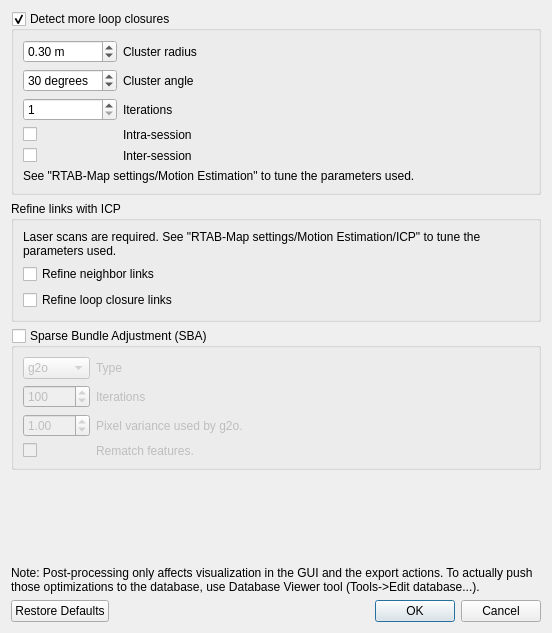
<?xml version="1.0" encoding="UTF-8"?>
<ui version="4.0">
 <class>PostProcessingDialog</class>
 <widget class="QDialog" name="PostProcessingDialog">
  <property name="geometry">
   <rect>
    <x>0</x>
    <y>0</y>
    <width>552</width>
    <height>633</height>
   </rect>
  </property>
  <property name="windowTitle">
   <string>Post-Processing</string>
  </property>
  <property name="windowIcon">
   <iconset resource="../GuiLib.qrc">
    <normaloff>:/images/RTAB-Map.ico</normaloff>:/images/RTAB-Map.ico</iconset>
  </property>
  <layout class="QVBoxLayout" name="verticalLayout_3">
   <item>
    <widget class="QGroupBox" name="detectMoreLoopClosures">
     <property name="title">
      <string>Detect more loop closures</string>
     </property>
     <property name="checkable">
      <bool>true</bool>
     </property>
     <layout class="QVBoxLayout" name="verticalLayout">
      <item>
       <layout class="QGridLayout" name="gridLayout" columnstretch="0,1">
        <item row="1" column="0">
         <widget class="QDoubleSpinBox" name="clusterAngle">
          <property name="suffix">
           <string> degrees</string>
          </property>
          <property name="decimals">
           <number>0</number>
          </property>
          <property name="minimum">
           <double>0.000000000000000</double>
          </property>
          <property name="maximum">
           <double>180.000000000000000</double>
          </property>
          <property name="value">
           <double>30.000000000000000</double>
          </property>
         </widget>
        </item>
        <item row="0" column="0">
         <widget class="QDoubleSpinBox" name="clusterRadius">
          <property name="suffix">
           <string> m</string>
          </property>
          <property name="minimum">
           <double>0.010000000000000</double>
          </property>
          <property name="maximum">
           <double>99.000000000000000</double>
          </property>
          <property name="singleStep">
           <double>0.010000000000000</double>
          </property>
          <property name="value">
           <double>0.300000000000000</double>
          </property>
         </widget>
        </item>
        <item row="0" column="1">
         <widget class="QLabel" name="label_3">
          <property name="text">
           <string>Cluster radius</string>
          </property>
          <property name="wordWrap">
           <bool>true</bool>
          </property>
         </widget>
        </item>
        <item row="1" column="1">
         <widget class="QLabel" name="clusterAngle_label">
          <property name="text">
           <string>Cluster angle</string>
          </property>
          <property name="wordWrap">
           <bool>true</bool>
          </property>
         </widget>
        </item>
        <item row="2" column="1">
         <widget class="QLabel" name="label_6">
          <property name="text">
           <string>Iterations</string>
          </property>
          <property name="wordWrap">
           <bool>true</bool>
          </property>
         </widget>
        </item>
        <item row="2" column="0">
         <widget class="QSpinBox" name="iterations">
          <property name="minimum">
           <number>1</number>
          </property>
          <property name="maximum">
           <number>100</number>
          </property>
          <property name="value">
           <number>1</number>
          </property>
         </widget>
        </item>
        <item row="3" column="1">
         <widget class="QLabel" name="label_7">
          <property name="text">
           <string>Intra-session</string>
          </property>
          <property name="wordWrap">
           <bool>true</bool>
          </property>
         </widget>
        </item>
        <item row="4" column="1">
         <widget class="QLabel" name="label_9">
          <property name="text">
           <string>Inter-session</string>
          </property>
          <property name="wordWrap">
           <bool>true</bool>
          </property>
         </widget>
        </item>
        <item row="3" column="0">
         <widget class="QCheckBox" name="intraSession">
          <property name="text">
           <string/>
          </property>
         </widget>
        </item>
        <item row="4" column="0">
         <widget class="QCheckBox" name="interSession">
          <property name="text">
           <string/>
          </property>
         </widget>
        </item>
       </layout>
      </item>
      <item>
       <widget class="QLabel" name="label">
        <property name="text">
         <string>See &quot;RTAB-Map settings/Motion Estimation&quot; to tune the parameters used.</string>
        </property>
        <property name="wordWrap">
         <bool>true</bool>
        </property>
       </widget>
      </item>
     </layout>
    </widget>
   </item>
   <item>
    <widget class="QGroupBox" name="groupBox_3">
     <property name="title">
      <string>Refine links with ICP</string>
     </property>
     <property name="checkable">
      <bool>false</bool>
     </property>
     <layout class="QVBoxLayout" name="verticalLayout_2">
      <item>
       <widget class="QLabel" name="label_2">
        <property name="text">
         <string>Laser scans are required. See &quot;RTAB-Map settings/Motion Estimation/ICP&quot; to tune the parameters used.</string>
        </property>
        <property name="wordWrap">
         <bool>true</bool>
        </property>
       </widget>
      </item>
      <item>
       <widget class="QCheckBox" name="refineNeighborLinks">
        <property name="text">
         <string>Refine neighbor links</string>
        </property>
        <property name="checked">
         <bool>false</bool>
        </property>
       </widget>
      </item>
      <item>
       <widget class="QCheckBox" name="refineLoopClosureLinks">
        <property name="text">
         <string>Refine loop closure links</string>
        </property>
        <property name="checked">
         <bool>false</bool>
        </property>
       </widget>
      </item>
     </layout>
    </widget>
   </item>
   <item>
    <widget class="QGroupBox" name="sba">
     <property name="title">
      <string>Sparse Bundle Adjustment (SBA)</string>
     </property>
     <property name="checkable">
      <bool>true</bool>
     </property>
     <property name="checked">
      <bool>false</bool>
     </property>
     <layout class="QVBoxLayout" name="verticalLayout_4">
      <item>
       <layout class="QGridLayout" name="gridLayout_2" columnstretch="0,1">
        <item row="1" column="0">
         <widget class="QSpinBox" name="sba_iterations">
          <property name="minimum">
           <number>1</number>
          </property>
          <property name="maximum">
           <number>999999</number>
          </property>
          <property name="value">
           <number>100</number>
          </property>
         </widget>
        </item>
        <item row="1" column="1">
         <widget class="QLabel" name="label_8">
          <property name="text">
           <string>Iterations</string>
          </property>
          <property name="wordWrap">
           <bool>true</bool>
          </property>
         </widget>
        </item>
        <item row="2" column="1">
         <widget class="QLabel" name="label_variance">
          <property name="text">
           <string>Pixel variance used by g2o.</string>
          </property>
          <property name="wordWrap">
           <bool>true</bool>
          </property>
         </widget>
        </item>
        <item row="2" column="0">
         <widget class="QDoubleSpinBox" name="sba_variance">
          <property name="suffix">
           <string/>
          </property>
          <property name="decimals">
           <number>2</number>
          </property>
          <property name="minimum">
           <double>0.010000000000000</double>
          </property>
          <property name="maximum">
           <double>999.000000000000000</double>
          </property>
          <property name="singleStep">
           <double>0.010000000000000</double>
          </property>
          <property name="value">
           <double>1.000000000000000</double>
          </property>
         </widget>
        </item>
        <item row="0" column="1">
         <widget class="QLabel" name="label_10">
          <property name="text">
           <string>Type</string>
          </property>
          <property name="wordWrap">
           <bool>true</bool>
          </property>
         </widget>
        </item>
        <item row="0" column="0">
         <widget class="QComboBox" name="comboBox_sbaType">
          <item>
           <property name="text">
            <string>g2o</string>
           </property>
          </item>
          <item>
           <property name="text">
            <string>cvsba</string>
           </property>
          </item>
         </widget>
        </item>
        <item row="3" column="1">
         <widget class="QLabel" name="label_variance_2">
          <property name="text">
           <string>Rematch features.</string>
          </property>
          <property name="wordWrap">
           <bool>true</bool>
          </property>
         </widget>
        </item>
        <item row="3" column="0">
         <widget class="QCheckBox" name="sba_rematchFeatures">
          <property name="text">
           <string/>
          </property>
         </widget>
        </item>
       </layout>
      </item>
     </layout>
    </widget>
   </item>
   <item>
    <spacer name="verticalSpacer">
     <property name="orientation">
      <enum>Qt::Vertical</enum>
     </property>
     <property name="sizeHint" stdset="0">
      <size>
       <width>20</width>
       <height>40</height>
      </size>
     </property>
    </spacer>
   </item>
   <item>
    <widget class="QLabel" name="label_4">
     <property name="text">
      <string>Note: Post-processing only affects visualization in the GUI and the export actions. To actually push those optimizations to the database, use Database Viewer tool (Tools-&gt;Edit database...).</string>
     </property>
     <property name="wordWrap">
      <bool>true</bool>
     </property>
    </widget>
   </item>
   <item>
    <widget class="QDialogButtonBox" name="buttonBox">
     <property name="orientation">
      <enum>Qt::Horizontal</enum>
     </property>
     <property name="standardButtons">
      <set>QDialogButtonBox::Cancel|QDialogButtonBox::Ok|QDialogButtonBox::RestoreDefaults</set>
     </property>
    </widget>
   </item>
  </layout>
 </widget>
 <resources>
  <include location="../GuiLib.qrc"/>
 </resources>
 <connections/>
</ui>
